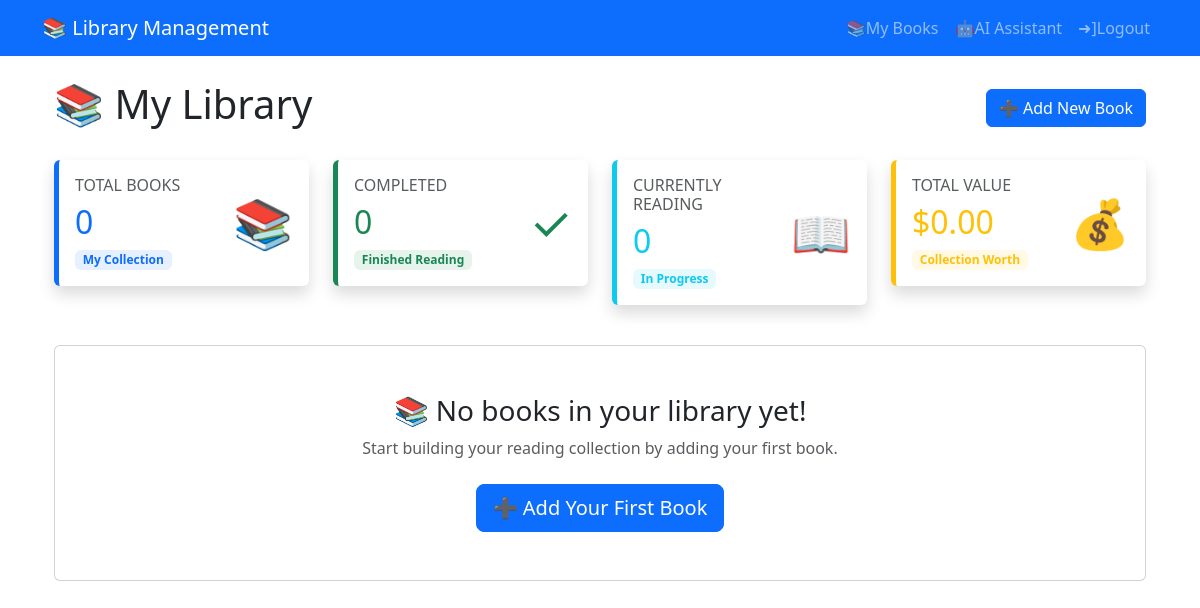
The app's page /books (signed in), older data.
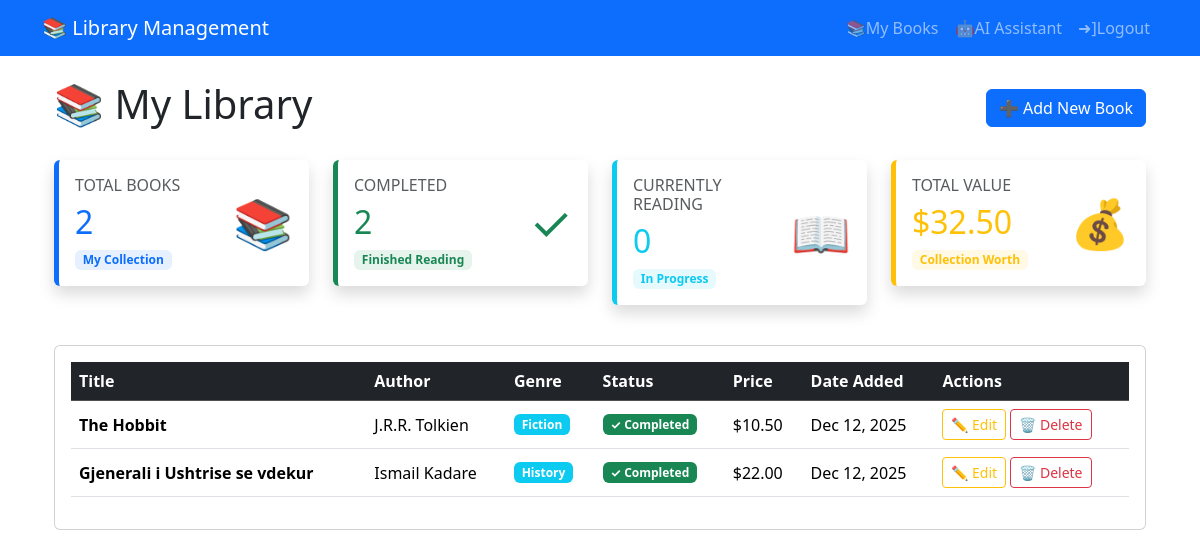
The same page, newer data.
### models.py (models this page shows, shortened)
class Book(db.Model):
    id = db.Column(db.Integer, primary_key=True)
    title = db.Column(db.String(100), nullable=False)
    author = db.Column(db.String(100), nullable=False)
    genre = db.Column(db.String(50), nullable=False)
    status = db.Column(db.String(20), nullable=False, default='To Read')
    price = db.Column(db.Float, default=0.0)
    date_added = db.Column(db.DateTime, nullable=False, default=datetime.utcnow)
    user_id = db.Column(db.Integer, db.ForeignKey('user.id'), nullable=False) #foreign key to User model

### app.py (the view)
@app.route('/books')
@login_required
def books_page():
    books = (
        Book.query
        .filter_by(user_id=current_user.id)
        .order_by(Book.date_added.desc())
        .all()
    )
    return render_template('books.html', books=books)

### app.py (called while the page is built)
@login_manager.user_loader
def load_user(user_id):
    return User.query.get(int(user_id))

### templates/books.html
{% extends "base.html" %}
{% block content %}
<div class="container mt-4">
    <div class="d-flex justify-content-between align-items-center mb-4">
        <h1>📚 My Library</h1>
        <a href="{{ url_for('new_book') }}" class="btn btn-primary">
            ➕ Add New Book
        </a>
    </div>
    <div class="row mb-4">
        <div class="col-lg-3 col-md-6 mb-3">
            <div class="card shadow border-0 border-start border-primary border-5">
                <div class="card-body">
                    <div class="row align-items-center">
                        <div class="col">
                            <h6 class="text-uppercase text-muted mb-2">Total Books</h6>
                            <h2 class="text-primary mb-0">{{ books|length }}</h2>
                            <div class="mt-2">
                                <span class="badge bg-primary bg-opacity-10 text-primary">
                                    My Collection
                                </span>
                            </div>
                        </div>
                        <div class="col-auto">
                            <div class="text-primary" style="font-size: 3rem;">
                                📚
                            </div>
                        </div>
                    </div>
                </div>
            </div>
        </div>
        <div class="col-lg-3 col-md-6 mb-3">
            <div class="card shadow border-0 border-start border-success border-5">
                <div class="card-body">
                    <div class="row align-items-center">
                        <div class="col">
                            <h6 class="text-uppercase text-muted mb-2">Completed</h6>
                            <h2 class="text-success mb-0">{{ books|selectattr('status', 'equalto', 'Completed')|list|length }}</h2>
                            <div class="mt-2">
                                <span class="badge bg-success bg-opacity-10 text-success">
                                    Finished Reading
                                </span>
                            </div>
                        </div>
                        <div class="col-auto">
                            <div class="text-success" style="font-size: 3rem;">
                                ✓
                            </div>
                        </div>
                    </div>
                </div>
            </div>
        </div>
        <div class="col-lg-3 col-md-6 mb-3">
            <div class="card shadow border-0 border-start border-info border-5">
                <div class="card-body">
                    <div class="row align-items-center">
                        <div class="col">
                            <h6 class="text-uppercase text-muted mb-2">Currently Reading</h6>
                            <h2 class="text-info mb-0">{{ books|selectattr('status', 'equalto', 'Reading')|list|length }}</h2>
                            <div class="mt-2">
                                <span class="badge bg-info bg-opacity-10 text-info">
                                    In Progress
                                </span>
                            </div>
                        </div>
                        <div class="col-auto">
                            <div class="text-info" style="font-size: 3rem;">
                                📖
                            </div>
                        </div>
                    </div>
                </div>
            </div>
        </div>
        <div class="col-lg-3 col-md-6 mb-3">
            <div class="card shadow border-0 border-start border-warning border-5">
                <div class="card-body">
                    <div class="row align-items-center">
                        <div class="col">
                            <h6 class="text-uppercase text-muted mb-2">Total Value</h6>
                            <h2 class="text-warning mb-0">${{ "%.2f"|format(books|sum(attribute='price')) }}</h2>
                            <div class="mt-2">
                                <span class="badge bg-warning bg-opacity-10 text-warning">
                                    Collection Worth
                                </span>
                            </div>
                        </div>
                        <div class="col-auto">
                            <div class="text-warning" style="font-size: 3rem;">
                                💰
                            </div>
                        </div>
                    </div>
                </div>
            </div>
        </div>
    </div>
    {% if books %}
        <div class="card">
            <div class="card-body">
                <div class="table-responsive">
                    <table class="table table-hover align-middle">
                        <thead class="table-dark">
                            <tr>
                                <th>Title</th>
                                <th>Author</th>
                                <th>Genre</th>
                                <th>Status</th>
                                <th>Price</th>
                                <th>Date Added</th>
                                <th>Actions</th>
                            </tr>
                        </thead>
                        <tbody>
                            {% for book in books %}
                            <tr>
                                <td><strong>{{ book.title }}</strong></td>
                                <td>{{ book.author }}</td>
                                <td><span class="badge bg-info">{{ book.genre }}</span></td>
                                <td>
                                    {% if book.status == 'Completed' %}
                                        <span class="badge bg-success">✓ {{ book.status }}</span>
                                    {% elif book.status == 'Reading' %}
                                        <span class="badge bg-primary">📖 {{ book.status }}</span>
                                    {% else %}
                                        <span class="badge bg-secondary">📋 {{ book.status }}</span>
                                    {% endif %}
                                </td>
                                <td>${{ "%.2f"|format(book.price) }}</td>
                                <td>{{ book.date_added.strftime('%b %d, %Y') }}</td>
                                <td>
                                    <a href="{{ url_for('edit_book', book_id=book.id) }}"
                                       class="btn btn-sm btn-outline-warning">
                                        ✏️ Edit
                                    </a>
                                    <form method="POST"
                                          action="{{ url_for('delete_book', book_id=book.id) }}"
                                          style="display: inline;"
                                          onsubmit="return confirm('Are you sure you want to delete \'{{ book.title }}\'?');">
                                        <button type="submit" class="btn btn-sm btn-outline-danger">
                                            🗑️ Delete
                                        </button>
                                    </form>
                                </td>
                            </tr>
                            {% endfor %}
                        </tbody>
                    </table>
                </div>
            </div>
        </div>
    {% else %}
        <div class="card">
            <div class="card-body text-center py-5">
                <h3>📚 No books in your library yet!</h3>
                <p class="text-muted mb-4">Start building your reading collection by adding your first book.</p>
                <a href="{{ url_for('new_book') }}" class="btn btn-primary btn-lg">
                    ➕ Add Your First Book
                </a>
            </div>
        </div>
    {% endif %}
</div>
{% endblock content %}

### templates/base.html (shortened to what this page needs)
<html >
<head>
    <link href="https://cdn.jsdelivr.net/npm/bootstrap@5.3.8/dist/css/bootstrap.min.css" rel="stylesheet">
</head>
<body>
     <nav class="navbar navbar-expand-lg navbar-dark bg-primary">
        <div class="container">
            <a class="navbar-brand" href="{{ url_for('home') }}">📚 Library Management</a>
            <div class="navbar-nav ms-auto">
                {% if current_user.is_authenticated %}
                    <a class="nav-link" href="{{ url_for('books_page') }}">📚My Books</a>
                    <a class="nav-link" href="{{ url_for('ai_query') }}">🤖AI Assistant</a>
                    <a class="nav-link" href="{{ url_for('logout') }}">➜]Logout</a>
                {% else %}
                    <a class="nav-link" href="{{ url_for('login') }}">➜]Login</a>
                    <a class="nav-link" href="{{ url_for('register') }}">🔗Register</a>
                {% endif %}
            </div>
        </div>
    </nav>
    <div class="container mt -4">
        {% block content %} {% endblock %}
    </div>
</body>
</html>

Row changes from the older to the newer data that the page shows:
added Book: title "The Hobbit", author "J.R.R. Tolkien", genre "Fiction", status "Completed", price "10.50", date_added "Dec 12, 2025"
added Book: title "Gjenerali i Ushtrise se vdekur", author "Ismail Kadare", genre "History", status "Completed", price "22.00", date_added "Dec 12, 2025"
Text that changed along with them:
{{ books|length }}: "0" → "2"
{{ books|selectattr('status', 'equalto', 'Completed')|list|length }}: "0" → "2"
{{ "%.2f"|format(books|sum(attribute='price')) }}: "0.00" → "32.50"
text no longer shown: "📚 No books in your library yet! Start building your reading collection by adding your first book. ➕ Add Your First Book"
text now shown: "Title Author Genre Status Price Date Added Actions"
